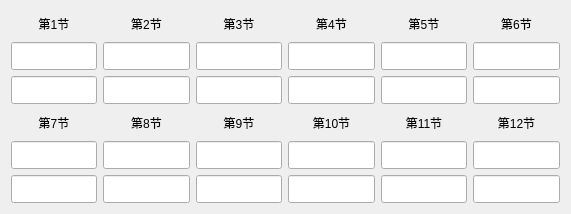
      <widget class="QWidget" name="layoutWidget_3">
       <property name="geometry">
        <rect>
         <x>50</x>
         <y>216</y>
         <width>571</width>
         <height>194</height>
        </rect>
       </property>
       <layout class="QGridLayout" name="gridLayout_7">
        <item row="0" column="0">
         <widget class="QLabel" name="label_159">
          <property name="minimumSize">
           <size>
            <width>0</width>
            <height>25</height>
           </size>
          </property>
          <property name="text">
           <string>第1节</string>
          </property>
          <property name="alignment">
           <set>Qt::AlignmentFlag::AlignCenter</set>
          </property>
         </widget>
        </item>
        <item row="0" column="1">
         <widget class="QLabel" name="label_164">
          <property name="minimumSize">
           <size>
            <width>0</width>
            <height>25</height>
           </size>
          </property>
          <property name="text">
           <string>第2节</string>
          </property>
          <property name="alignment">
           <set>Qt::AlignmentFlag::AlignCenter</set>
          </property>
         </widget>
        </item>
        <item row="0" column="2">
         <widget class="QLabel" name="label_167">
          <property name="minimumSize">
           <size>
            <width>0</width>
            <height>25</height>
           </size>
          </property>
          <property name="text">
           <string>第3节</string>
          </property>
          <property name="alignment">
           <set>Qt::AlignmentFlag::AlignCenter</set>
          </property>
         </widget>
        </item>
        <item row="0" column="3">
         <widget class="QLabel" name="label_168">
          <property name="minimumSize">
           <size>
            <width>0</width>
            <height>25</height>
           </size>
          </property>
          <property name="text">
           <string>第4节</string>
          </property>
          <property name="alignment">
           <set>Qt::AlignmentFlag::AlignCenter</set>
          </property>
         </widget>
        </item>
        <item row="0" column="4">
         <widget class="QLabel" name="label_169">
          <property name="minimumSize">
           <size>
            <width>0</width>
            <height>25</height>
           </size>
          </property>
          <property name="text">
           <string>第5节</string>
          </property>
          <property name="alignment">
           <set>Qt::AlignmentFlag::AlignCenter</set>
          </property>
         </widget>
        </item>
        <item row="0" column="5">
         <widget class="QLabel" name="label_170">
          <property name="minimumSize">
           <size>
            <width>0</width>
            <height>25</height>
           </size>
          </property>
          <property name="text">
           <string>第6节</string>
          </property>
          <property name="alignment">
           <set>Qt::AlignmentFlag::AlignCenter</set>
          </property>
         </widget>
        </item>
        <item row="1" column="0">
         <widget class="QLineEdit" name="Cur_Ver_Ang_Bias1">
          <property name="minimumSize">
           <size>
            <width>0</width>
            <height>28</height>
           </size>
          </property>
          <property name="text">
           <string/>
          </property>
          <property name="maxLength">
           <number>10</number>
          </property>
          <property name="alignment">
           <set>Qt::AlignmentFlag::AlignCenter</set>
          </property>
          <property name="readOnly">
           <bool>true</bool>
          </property>
         </widget>
        </item>
        <item row="1" column="1">
         <widget class="QLineEdit" name="Cur_Ver_Ang_Bias2">
          <property name="minimumSize">
           <size>
            <width>0</width>
            <height>28</height>
           </size>
          </property>
          <property name="text">
           <string/>
          </property>
          <property name="maxLength">
           <number>10</number>
          </property>
          <property name="alignment">
           <set>Qt::AlignmentFlag::AlignCenter</set>
          </property>
          <property name="readOnly">
           <bool>true</bool>
          </property>
         </widget>
        </item>
        <item row="1" column="2">
         <widget class="QLineEdit" name="Cur_Ver_Ang_Bias3">
          <property name="minimumSize">
           <size>
            <width>0</width>
            <height>28</height>
           </size>
          </property>
          <property name="text">
           <string/>
          </property>
          <property name="maxLength">
           <number>10</number>
          </property>
          <property name="alignment">
           <set>Qt::AlignmentFlag::AlignCenter</set>
          </property>
          <property name="readOnly">
           <bool>true</bool>
          </property>
         </widget>
        </item>
        <item row="1" column="3">
         <widget class="QLineEdit" name="Cur_Ver_Ang_Bias4">
          <property name="minimumSize">
           <size>
            <width>0</width>
            <height>28</height>
           </size>
          </property>
          <property name="text">
           <string/>
          </property>
          <property name="maxLength">
           <number>10</number>
          </property>
          <property name="alignment">
           <set>Qt::AlignmentFlag::AlignCenter</set>
          </property>
          <property name="readOnly">
           <bool>true</bool>
          </property>
         </widget>
        </item>
        <item row="1" column="4">
         <widget class="QLineEdit" name="Cur_Ver_Ang_Bias5">
          <property name="minimumSize">
           <size>
            <width>0</width>
            <height>28</height>
           </size>
          </property>
          <property name="text">
           <string/>
          </property>
          <property name="maxLength">
           <number>10</number>
          </property>
          <property name="alignment">
           <set>Qt::AlignmentFlag::AlignCenter</set>
          </property>
          <property name="readOnly">
           <bool>true</bool>
          </property>
         </widget>
        </item>
        <item row="1" column="5">
         <widget class="QLineEdit" name="Cur_Ver_Ang_Bias6">
          <property name="minimumSize">
           <size>
            <width>0</width>
            <height>28</height>
           </size>
          </property>
          <property name="text">
           <string/>
          </property>
          <property name="maxLength">
           <number>10</number>
          </property>
          <property name="alignment">
           <set>Qt::AlignmentFlag::AlignCenter</set>
          </property>
          <property name="readOnly">
           <bool>true</bool>
          </property>
         </widget>
        </item>
        <item row="2" column="0">
         <widget class="QLineEdit" name="New_Ver_Ang_Bias1">
          <property name="minimumSize">
           <size>
            <width>0</width>
            <height>28</height>
           </size>
          </property>
          <property name="text">
           <string/>
          </property>
          <property name="maxLength">
           <number>10</number>
          </property>
          <property name="alignment">
           <set>Qt::AlignmentFlag::AlignCenter</set>
          </property>
          <property name="readOnly">
           <bool>false</bool>
          </property>
         </widget>
        </item>
        <item row="2" column="1">
         <widget class="QLineEdit" name="New_Ver_Ang_Bias2">
          <property name="minimumSize">
           <size>
            <width>0</width>
            <height>28</height>
           </size>
          </property>
          <property name="text">
           <string/>
          </property>
          <property name="maxLength">
           <number>10</number>
          </property>
          <property name="alignment">
           <set>Qt::AlignmentFlag::AlignCenter</set>
          </property>
          <property name="readOnly">
           <bool>false</bool>
          </property>
         </widget>
        </item>
        <item row="2" column="2">
         <widget class="QLineEdit" name="New_Ver_Ang_Bias3">
          <property name="minimumSize">
           <size>
            <width>0</width>
            <height>28</height>
           </size>
          </property>
          <property name="text">
           <string/>
          </property>
          <property name="maxLength">
           <number>10</number>
          </property>
          <property name="alignment">
           <set>Qt::AlignmentFlag::AlignCenter</set>
          </property>
          <property name="readOnly">
           <bool>false</bool>
          </property>
         </widget>
        </item>
        <item row="2" column="3">
         <widget class="QLineEdit" name="New_Ver_Ang_Bias4">
          <property name="minimumSize">
           <size>
            <width>0</width>
            <height>28</height>
           </size>
          </property>
          <property name="text">
           <string/>
          </property>
          <property name="maxLength">
           <number>10</number>
          </property>
          <property name="alignment">
           <set>Qt::AlignmentFlag::AlignCenter</set>
          </property>
          <property name="readOnly">
           <bool>false</bool>
          </property>
         </widget>
        </item>
        <item row="2" column="4">
         <widget class="QLineEdit" name="New_Ver_Ang_Bias5">
          <property name="minimumSize">
           <size>
            <width>0</width>
            <height>28</height>
           </size>
          </property>
          <property name="text">
           <string/>
          </property>
          <property name="maxLength">
           <number>10</number>
          </property>
          <property name="alignment">
           <set>Qt::AlignmentFlag::AlignCenter</set>
          </property>
          <property name="readOnly">
           <bool>false</bool>
          </property>
         </widget>
        </item>
        <item row="2" column="5">
         <widget class="QLineEdit" name="New_Ver_Ang_Bias6">
          <property name="minimumSize">
           <size>
            <width>0</width>
            <height>28</height>
           </size>
          </property>
          <property name="text">
           <string/>
          </property>
          <property name="maxLength">
           <number>10</number>
          </property>
          <property name="alignment">
           <set>Qt::AlignmentFlag::AlignCenter</set>
          </property>
          <property name="readOnly">
           <bool>false</bool>
          </property>
         </widget>
        </item>
        <item row="3" column="0">
         <widget class="QLabel" name="label_171">
          <property name="minimumSize">
           <size>
            <width>0</width>
            <height>25</height>
           </size>
          </property>
          <property name="text">
           <string>第7节</string>
          </property>
          <property name="alignment">
           <set>Qt::AlignmentFlag::AlignCenter</set>
          </property>
         </widget>
        </item>
        <item row="3" column="1">
         <widget class="QLabel" name="label_152">
          <property name="minimumSize">
           <size>
            <width>0</width>
            <height>25</height>
           </size>
          </property>
          <property name="text">
           <string>第8节</string>
          </property>
          <property name="alignment">
           <set>Qt::AlignmentFlag::AlignCenter</set>
          </property>
         </widget>
        </item>
        <item row="3" column="2">
         <widget class="QLabel" name="label_172">
          <property name="minimumSize">
           <size>
            <width>0</width>
            <height>25</height>
           </size>
          </property>
          <property name="text">
           <string>第9节</string>
          </property>
          <property name="alignment">
           <set>Qt::AlignmentFlag::AlignCenter</set>
          </property>
         </widget>
        </item>
        <item row="3" column="3">
         <widget class="QLabel" name="label_173">
          <property name="minimumSize">
           <size>
            <width>0</width>
            <height>25</height>
           </size>
          </property>
          <property name="text">
           <string>第10节</string>
          </property>
          <property name="alignment">
           <set>Qt::AlignmentFlag::AlignCenter</set>
          </property>
         </widget>
        </item>
        <item row="3" column="4">
         <widget class="QLabel" name="label_174">
          <property name="minimumSize">
           <size>
            <width>0</width>
            <height>25</height>
           </size>
          </property>
          <property name="text">
           <string>第11节</string>
          </property>
          <property name="alignment">
           <set>Qt::AlignmentFlag::AlignCenter</set>
          </property>
         </widget>
        </item>
        <item row="3" column="5">
         <widget class="QLabel" name="label_175">
          <property name="minimumSize">
           <size>
            <width>0</width>
            <height>25</height>
           </size>
          </property>
          <property name="text">
           <string>第12节</string>
          </property>
          <property name="alignment">
           <set>Qt::AlignmentFlag::AlignCenter</set>
          </property>
         </widget>
        </item>
        <item row="4" column="0">
         <widget class="QLineEdit" name="Cur_Ver_Ang_Bias7">
          <property name="minimumSize">
           <size>
            <width>0</width>
            <height>28</height>
           </size>
          </property>
          <property name="text">
           <string/>
          </property>
          <property name="maxLength">
           <number>10</number>
          </property>
          <property name="alignment">
           <set>Qt::AlignmentFlag::AlignCenter</set>
          </property>
          <property name="readOnly">
           <bool>true</bool>
          </property>
         </widget>
        </item>
        <item row="4" column="1">
         <widget class="QLineEdit" name="Cur_Ver_Ang_Bias8">
          <property name="minimumSize">
           <size>
            <width>0</width>
            <height>28</height>
           </size>
          </property>
          <property name="text">
           <string/>
          </property>
          <property name="maxLength">
           <number>10</number>
          </property>
          <property name="alignment">
           <set>Qt::AlignmentFlag::AlignCenter</set>
          </property>
          <property name="readOnly">
           <bool>true</bool>
          </property>
         </widget>
        </item>
        <item row="4" column="2">
         <widget class="QLineEdit" name="Cur_Ver_Ang_Bias9">
          <property name="minimumSize">
           <size>
            <width>0</width>
            <height>28</height>
           </size>
          </property>
          <property name="text">
           <string/>
          </property>
          <property name="maxLength">
           <number>10</number>
          </property>
          <property name="alignment">
           <set>Qt::AlignmentFlag::AlignCenter</set>
          </property>
          <property name="readOnly">
           <bool>true</bool>
          </property>
         </widget>
        </item>
        <item row="4" column="3">
         <widget class="QLineEdit" name="Cur_Ver_Ang_Bias10">
          <property name="minimumSize">
           <size>
            <width>0</width>
            <height>28</height>
           </size>
          </property>
          <property name="text">
           <string/>
          </property>
          <property name="maxLength">
           <number>10</number>
          </property>
          <property name="alignment">
           <set>Qt::AlignmentFlag::AlignCenter</set>
          </property>
          <property name="readOnly">
           <bool>true</bool>
          </property>
         </widget>
        </item>
        <item row="4" column="4">
         <widget class="QLineEdit" name="Cur_Ver_Ang_Bias11">
          <property name="minimumSize">
           <size>
            <width>0</width>
            <height>28</height>
           </size>
          </property>
          <property name="text">
           <string/>
          </property>
          <property name="maxLength">
           <number>10</number>
          </property>
          <property name="alignment">
           <set>Qt::AlignmentFlag::AlignCenter</set>
          </property>
          <property name="readOnly">
           <bool>true</bool>
          </property>
         </widget>
        </item>
        <item row="4" column="5">
         <widget class="QLineEdit" name="Cur_Ver_Ang_Bias12">
          <property name="minimumSize">
           <size>
            <width>0</width>
            <height>28</height>
           </size>
          </property>
          <property name="text">
           <string/>
          </property>
          <property name="maxLength">
           <number>10</number>
          </property>
          <property name="alignment">
           <set>Qt::AlignmentFlag::AlignCenter</set>
          </property>
          <property name="readOnly">
           <bool>true</bool>
          </property>
         </widget>
        </item>
        <item row="5" column="0">
         <widget class="QLineEdit" name="New_Ver_Ang_Bias7">
          <property name="minimumSize">
           <size>
            <width>0</width>
            <height>28</height>
           </size>
          </property>
          <property name="text">
           <string/>
          </property>
          <property name="maxLength">
           <number>10</number>
          </property>
          <property name="alignment">
           <set>Qt::AlignmentFlag::AlignCenter</set>
          </property>
          <property name="readOnly">
           <bool>false</bool>
          </property>
         </widget>
        </item>
        <item row="5" column="1">
         <widget class="QLineEdit" name="New_Ver_Ang_Bias8">
          <property name="minimumSize">
           <size>
            <width>0</width>
            <height>28</height>
           </size>
          </property>
          <property name="text">
           <string/>
          </property>
          <property name="maxLength">
           <number>10</number>
          </property>
          <property name="alignment">
           <set>Qt::AlignmentFlag::AlignCenter</set>
          </property>
          <property name="readOnly">
           <bool>false</bool>
          </property>
         </widget>
        </item>
        <item row="5" column="2">
         <widget class="QLineEdit" name="New_Ver_Ang_Bias9">
          <property name="minimumSize">
           <size>
            <width>0</width>
            <height>28</height>
           </size>
          </property>
          <property name="text">
           <string/>
          </property>
          <property name="maxLength">
           <number>10</number>
          </property>
          <property name="alignment">
           <set>Qt::AlignmentFlag::AlignCenter</set>
          </property>
          <property name="readOnly">
           <bool>false</bool>
          </property>
         </widget>
        </item>
        <item row="5" column="3">
         <widget class="QLineEdit" name="New_Ver_Ang_Bias10">
          <property name="minimumSize">
           <size>
            <width>0</width>
            <height>28</height>
           </size>
          </property>
          <property name="text">
           <string/>
          </property>
          <property name="maxLength">
           <number>10</number>
          </property>
          <property name="alignment">
           <set>Qt::AlignmentFlag::AlignCenter</set>
          </property>
          <property name="readOnly">
           <bool>false</bool>
          </property>
         </widget>
        </item>
        <item row="5" column="4">
         <widget class="QLineEdit" name="New_Ver_Ang_Bias11">
          <property name="minimumSize">
           <size>
            <width>0</width>
            <height>28</height>
           </size>
          </property>
          <property name="text">
           <string/>
          </property>
          <property name="maxLength">
           <number>10</number>
          </property>
          <property name="alignment">
           <set>Qt::AlignmentFlag::AlignCenter</set>
          </property>
          <property name="readOnly">
           <bool>false</bool>
          </property>
         </widget>
        </item>
        <item row="5" column="5">
         <widget class="QLineEdit" name="New_Ver_Ang_Bias12">
          <property name="minimumSize">
           <size>
            <width>0</width>
            <height>28</height>
           </size>
          </property>
          <property name="text">
           <string/>
          </property>
          <property name="maxLength">
           <number>10</number>
          </property>
          <property name="alignment">
           <set>Qt::AlignmentFlag::AlignCenter</set>
          </property>
          <property name="readOnly">
           <bool>false</bool>
          </property>
         </widget>
        </item>
       </layout>
      </widget>
